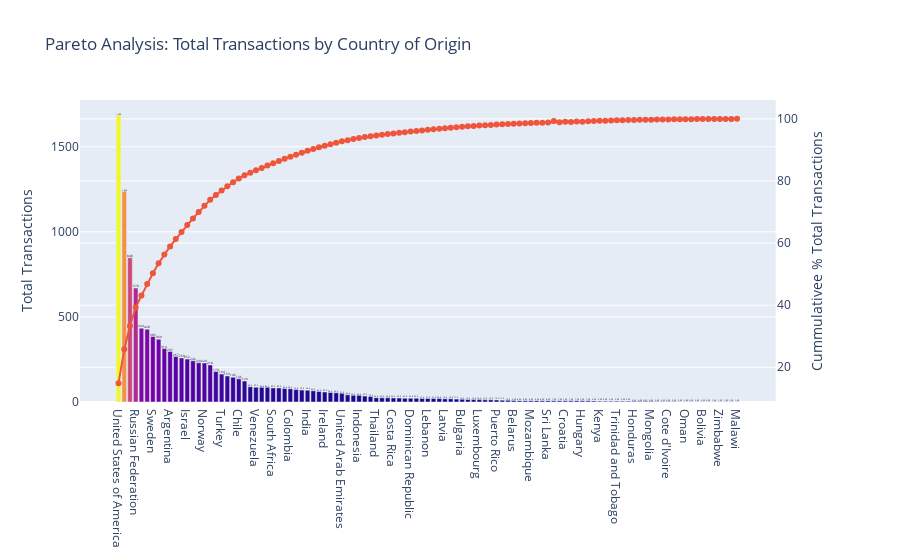

Here is the notebook cell this chart was saved with:
### Code cell
# Pareto Chart Total Expenditure
trace_2 = go.Bar(
    x=df_transc["Country_Name"],
    y=df_transc["Total_Transactions"],
    marker=dict(color=df_transc["Total_Transactions"], coloraxis="coloraxis"),
    text=df_transc["Total_Transactions"],
    textposition="outside",
    textfont=dict(color="black"),
    texttemplate='%{text:.3s}'
)

trace_3 = go.Scatter(
    x=df_merged["Country_Name"],
    y=df_merged["cumulative_perc_tran"],
    mode="markers+lines"
)

fig = make_subplots(specs=[[{"secondary_y": True}]])

fig.add_trace(trace_2)

fig.add_trace(trace_3,secondary_y=True)

fig.update_layout(
    title="Pareto Analysis: Total Transactions by Country of Origin",
    showlegend=False,
    coloraxis_showscale=False
)

# Set y-axes titles
fig.update_yaxes(title_text="Total Transactions", secondary_y=False),
fig.update_yaxes(title_text="Cummulativee % Total Transactions", secondary_y=True)

fig.show()

### Figure 1 — Plotly figure (JSON) as saved in the notebook; plotly's stock layout.template omitted (floating-point values rounded to 4 significant figures)
{"data": [{"marker": {"color": [1686, 1239, 848, 670, 434, 428, 385, 369, 314, 297, 267, 259, 252, 242, 231, 229, 218, 179, 164, 153, 146, 136, 123, 90, 87, 86, 86, 83, 83, 80, 78, 73, 70, 69, 66, 62, 59, 56, 54, 51, 42, 39, 39, 35, 33, 25, 25, 25, 24, 23, 22, 22, 22, 21, 21, 21, 20, 19, 19, 17, 16, 15, 14, 14, 13, 13, 12, 11, 10, 9, 8, 8, 8, 8, 8, 8, 7, 7, 7, 7, 7, 7, 7, 6, 5, 5, 5, 5, 5, 5, 4, 4, 4, 4, 3, 3, 3, 3, 2, 2, 2, 2, 2, 2, 1, 1, 1, 1, 1], "coloraxis": "coloraxis"}, "text": [1686, 1239, 848, 670, 434, 428, 385, 369, 314, 297, 267, 259, 252, 242, 231, 229, 218, 179, 164, 153, 146, 136, 123, 90, 87, 86, 86, 83, 83, 80, 78, 73, 70, 69, 66, 62, 59, 56, 54, 51, 42, 39, 39, 35, 33, 25, 25, 25, 24, 23, 22, 22, 22, 21, 21, 21, 20, 19, 19, 17, 16, 15, 14, 14, 13, 13, 12, 11, 10, 9, 8, 8, 8, 8, 8, 8, 7, 7, 7, 7, 7, 7, 7, 6, 5, 5, 5, 5, 5, 5, 4, 4, 4, 4, 3, 3, 3, 3, 2, 2, 2, 2, 2, 2, 1, 1, 1, 1, 1], "textfont": {"color": "black"}, "textposition": "outside", "texttemplate": "%{text:.3s}", "type": "bar", "x": ["United States of America", "France", "United Kingdom", "Russian Federation", "Italy", "Brazil", "Sweden", "China", "Netherlands", "Argentina", "Korea", "Japan", "Israel", "Canada", "Switzerland", "Norway", "Finland", "Mexico", "Turkey", "Andorra", "Denmark", "Chile", "Portugal", "Belgium", "Venezuela", "Poland", "Cyprus", "South Africa", "Austria", "Kazakhstan", "Colombia", "Egypt", "Singapore", "India", "Australia", "Romania", "Ireland", "Taiwan", "Georgia", "United Arab Emirates", "Ukraine", "Ecuador", "Indonesia", "Hong Kong", "Philippines", "Thailand", "Panama", "Malaysia", "Costa Rica", "Peru", "Guatemala", "Dominican Republic", "Lithuania", "Estonia", "Lebanon", "Saudi Arabia", "Greece", "Latvia", "Czech Republic", "Uruguay", "Bulgaria", "Qatar", "Kuwait", "Luxembourg", "Uzbekistan", "Iceland", "Puerto Rico", "Jordan", "Pakistan", "Belarus", "Bahrain", "Macedonia", "Mozambique", "Nigeria", "Slovenia", "Sri Lanka", "Algeria", "El Salvador", "Croatia", "Slovakia (Slovak Republic)", "Bosnia and Herzegovina", "Hungary", "Angola", "Azerbaijan", "Kenya", "Botswana", "Malta", "Trinidad and Tobago", "Cayman Islands", "Paraguay", "Honduras", "New Zealand", "Morocco", "Mongolia", "Vietnam", "Moldova", "Cote d'Ivoire", "Senegal", "Jamaica", "Oman", "Uganda", "Belize", "Bolivia", "Armenia", "Nicaragua", "Zimbabwe", "Iraq", "Samoa", "Malawi"], "y": [1686, 1239, 848, 670, 434, 428, 385, 369, 314, 297, 267, 259, 252, 242, 231, 229, 218, 179, 164, 153, 146, 136, 123, 90, 87, 86, 86, 83, 83, 80, 78, 73, 70, 69, 66, 62, 59, 56, 54, 51, 42, 39, 39, 35, 33, 25, 25, 25, 24, 23, 22, 22, 22, 21, 21, 21, 20, 19, 19, 17, 16, 15, 14, 14, 13, 13, 12, 11, 10, 9, 8, 8, 8, 8, 8, 8, 7, 7, 7, 7, 7, 7, 7, 6, 5, 5, 5, 5, 5, 5, 4, 4, 4, 4, 3, 3, 3, 3, 2, 2, 2, 2, 2, 2, 1, 1, 1, 1, 1]}, {"mode": "markers+lines", "type": "scatter", "x": ["United States of America", "France", "United Kingdom", "Russian Federation", "Italy", "Brazil", "Sweden", "China", "Netherlands", "Argentina", "Korea", "Japan", "Israel", "Canada", "Switzerland", "Norway", "Finland", "Mexico", "Turkey", "Andorra", "Denmark", "Chile", "Portugal", "Belgium", "Venezuela", "Poland", "Cyprus", "Austria", "South Africa", "Kazakhstan", "Colombia", "Egypt", "Singapore", "India", "Australia", "Romania", "Ireland", "Taiwan", "Georgia", "United Arab Emirates", "Ukraine", "Indonesia", "Ecuador", "Hong Kong", "Philippines", "Thailand", "Panama", "Malaysia", "Costa Rica", "Peru", "Guatemala", "Dominican Republic", "Lithuania", "Saudi Arabia", "Lebanon", "Estonia", "Greece", "Latvia", "Czech Republic", "Uruguay", "Bulgaria", "Qatar", "Kuwait", "Luxembourg", "Uzbekistan", "Iceland", "Puerto Rico", "Jordan", "Pakistan", "Belarus", "Bahrain", "Macedonia", "Mozambique", "Nigeria", "Slovenia", "Sri Lanka", "Hungary", "Angola", "Bosnia and Herzegovina", "Algeria", "Croatia", "El Salvador", "Slovakia (Slovak Republic)", "Azerbaijan", "Kenya", "Botswana", "Malta", "Trinidad and Tobago", "Cayman Islands", "Paraguay", "Honduras", "New Zealand", "Morocco", "Mongolia", "Cote d'Ivoire", "Senegal", "Vietnam", "Moldova", "Jamaica", "Oman", "Uganda", "Belize", "Bolivia", "Armenia", "Nicaragua", "Zimbabwe", "Iraq", "Samoa", "Malawi"], "xaxis": "x", "y": [14.89, 25.84, 33.33, 39.25, 43.08, 46.86, 50.26, 53.52, 56.29, 58.92, 61.28, 63.56, 65.79, 67.93, 69.97, 71.99, 73.92, 75.5, 76.95, 78.3, 79.59, 80.79, 81.87, 82.67, 83.44, 84.2, 84.96, 86.42, 85.69, 87.13, 87.82, 88.46, 89.08, 89.69, 90.27, 90.82, 91.34, 91.84, 92.32, 92.77, 93.14, 93.83, 93.48, 94.13, 94.43, 94.65, 94.87, 95.09, 95.3, 95.5, 95.7, 95.89, 96.09, 96.64, 96.46, 96.27, 96.82, 96.99, 97.16, 97.31, 97.45, 97.58, 97.7, 97.83, 97.94, 98.06, 98.16, 98.26, 98.35, 98.43, 98.5, 98.57, 98.64, 98.71, 98.78, 98.85, 99.1, 99.22, 99.16, 99.28, 99.04, 98.91, 98.98, 99.34, 99.38, 99.43, 99.47, 99.51, 99.56, 99.6, 99.64, 99.67, 99.71, 99.74, 99.82, 99.85, 99.77, 99.8, 99.87, 99.89, 99.9, 99.92, 99.94, 99.96, 99.96, 99.97, 99.98, 99.99, 100], "yaxis": "y2"}], "layout": {"coloraxis": {"showscale": false}, "showlegend": false, "title": {"text": "Pareto Analysis: Total Transactions by Country of Origin"}, "xaxis": {"anchor": "y", "domain": [0, 0.94]}, "yaxis": {"anchor": "x", "domain": [0, 1], "title": {"text": "Total Transactions"}}, "yaxis2": {"anchor": "x", "overlaying": "y", "side": "right", "title": {"text": "Cummulativee % Total Transactions"}}}}
